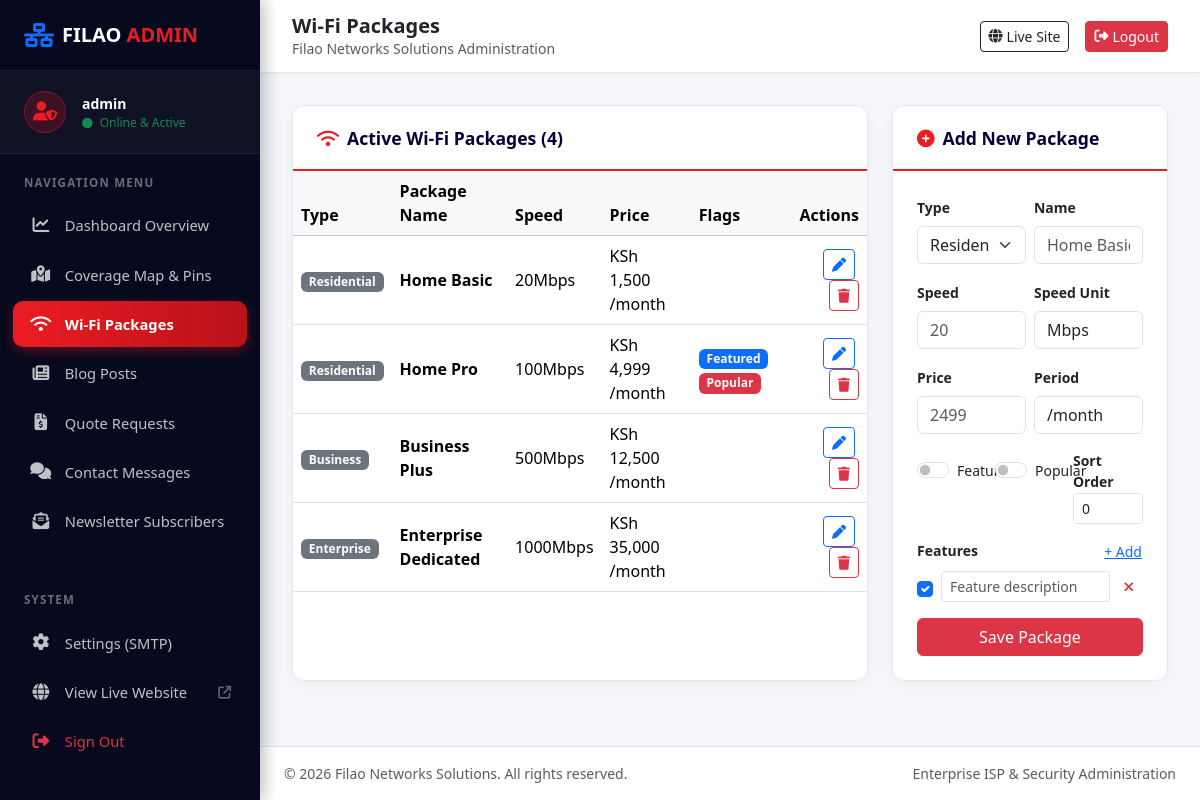
Screenshot of /admin/packages.php (signed in) with the database file from the repository.
### tables this page shows
CREATE TABLE `wifi_packages` (
  `id` int(11) NOT NULL AUTO_INCREMENT,
  `type` varchar(50) NOT NULL,
  `name` varchar(100) NOT NULL,
  `speed` int(11) NOT NULL,
  `speed_unit` varchar(20) DEFAULT 'Mbps',
  `price` decimal(10,2) NOT NULL,
  `period` varchar(50) DEFAULT '/month',
  `features` text DEFAULT NULL,
  `is_featured` tinyint(1) DEFAULT 0,
  `is_popular` tinyint(1) DEFAULT 0,
  `sort_order` int(11) DEFAULT 0,
  `created_at` timestamp NOT NULL DEFAULT current_timestamp(),
  `updated_at` timestamp NOT NULL DEFAULT current_timestamp() ON UPDATE current_timestamp(),
  PRIMARY KEY (`id`)
);

### admin/packages.php (the view, shortened to what this page needs)
<?php
require_once __DIR__ . '/includes/header.php';
$packages = $pdo->query("SELECT * FROM wifi_packages ORDER BY sort_order ASC, id DESC")->fetchAll();
?>
<div class="row g-4 mb-4">
    <div class="col-12 col-xl-8">
        <div class="card-modern h-100 mb-0">
            <div class="card-modern-header d-flex justify-content-between align-items-center">
                <div>
                    <span><i class="fa-solid fa-wifi me-2" style="color:var(--clr-red);"></i>Active Wi-Fi Packages (<?= count($packages) ?>)</span>
                </div>
            </div>
            <div class="p-0 table-responsive">
                <table class="table table-hover align-middle mb-0 custom-table">
                    <thead class="table-light">
                        <tr>
                            <th>Type</th>
                            <th>Package Name</th>
                            <th>Speed</th>
                            <th>Price</th>
                            <th>Flags</th>
                            <th class="text-end">Actions</th>
                        </tr>
                    </thead>
                    <tbody>
                        <?php foreach ($packages as $pkg): ?>
                            <tr>
                                <td><span class="badge bg-secondary"><?= htmlspecialchars($pkg['type']) ?></span></td>
                                <td class="fw-bold"><?= htmlspecialchars($pkg['name']) ?></td>
                                <td><?= htmlspecialchars($pkg['speed'] . $pkg['speed_unit']) ?></td>
                                <td>KSh <?= number_format($pkg['price']) ?> <?= htmlspecialchars($pkg['period']) ?></td>
                                <td>
                                    <?php if($pkg['is_featured']): ?><span class="badge bg-primary">Featured</span><?php endif; ?>
                                    <?php if($pkg['is_popular']): ?><span class="badge bg-danger">Popular</span><?php endif; ?>
                                </td>
                                <td class="text-end">
                                    <button class="btn btn-sm btn-outline-primary me-1" onclick='editPackage(<?= json_encode($pkg) ?>)' title="Edit"><i class="fa-solid fa-pen"></i></button>
                                    <form method="POST" action="packages.php" style="display:inline-block;" onsubmit="return confirm('Are you sure you want to delete this package?');">
                                        <button type="submit" class="btn btn-sm btn-outline-danger" title="Delete"><i class="fa-solid fa-trash"></i></button>
                                    </form>
                                </td>
                            </tr>
                        <?php endforeach; ?>
                    </tbody>
                </table>
            </div>
        </div>
    </div>
    <div class="col-12 col-xl-4">
        <div class="card-modern h-100 mb-0">
            <div class="card-modern-header">
                <span id="form-title"><i class="fa-solid fa-plus-circle me-2" style="color:var(--clr-red);"></i>Add New Package</span>
            </div>
            <div class="p-4">
                <form method="POST" action="packages.php" id="packageForm">
                    <div class="row g-2 mb-3">
                        <div class="col-6">
                            <label class="form-label fw-bold small">Type</label>
                            <select name="type" id="pkg_type" class="form-select" required>
                                <option value="Residential">Residential</option>
                            </select>
                        </div>
                        <div class="col-6">
                            <label class="form-label fw-bold small">Name</label>
                            <input type="text" name="name" id="pkg_name" class="form-control" placeholder="Home Basic" required>
                        </div>
                    </div>
                    <div class="row g-2 mb-3">
                        <div class="col-6">
                            <label class="form-label fw-bold small">Speed</label>
                            <input type="number" name="speed" id="pkg_speed" class="form-control" placeholder="20" required>
                        </div>
                        <div class="col-6">
                            <label class="form-label fw-bold small">Speed Unit</label>
                            <input type="text" name="speed_unit" id="pkg_speed_unit" class="form-control" value="Mbps">
                        </div>
                    </div>
                    <div class="row g-2 mb-3">
                        <div class="col-6">
                            <label class="form-label fw-bold small">Price</label>
                            <input type="number" step="0.01" name="price" id="pkg_price" class="form-control" placeholder="2499" required>
                        </div>
                        <div class="col-6">
                            <label class="form-label fw-bold small">Period</label>
                            <input type="text" name="period" id="pkg_period" class="form-control" value="/month">
                        </div>
                    </div>
                    <div class="row g-2 mb-3">
                        <div class="col-4">
                            <div class="form-check form-switch mt-2">
                                <input class="form-check-input" type="checkbox" name="is_featured" id="pkg_is_featured" value="1">
                                <label class="form-check-label small" for="pkg_is_featured">Featured</label>
                            </div>
                        </div>
                        <div class="col-4">
                            <div class="form-check form-switch mt-2">
                                <input class="form-check-input" type="checkbox" name="is_popular" id="pkg_is_popular" value="1">
                                <label class="form-check-label small" for="pkg_is_popular">Popular</label>
                            </div>
                        </div>
                        <div class="col-4">
                            <label class="form-label fw-bold small mb-0">Sort Order</label>
                            <input type="number" name="sort_order" id="pkg_sort_order" class="form-control form-control-sm" value="0">
                        </div>
                    </div>
                    <div class="mb-3">
                        <label class="form-label fw-bold small d-flex justify-content-between">
                            Features
                            <button type="button" class="btn btn-sm btn-link p-0" onclick="addFeatureRow()">+ Add</button>
                        </label>
                        <div id="features-container">
                            <div class="d-flex align-items-center mb-1 feature-row">
                                <input class="form-check-input me-2" type="checkbox" name="feature_included[0]" value="1" checked>
                                <input type="text" name="feature_texts[0]" class="form-control form-control-sm" placeholder="Feature description">
                                <button type="button" class="btn btn-sm text-danger ms-1" onclick="this.parentElement.remove()"><i class="fa-solid fa-times"></i></button>
                            </div>
                        </div>
                    </div>
                    <div class="d-flex gap-2">
                        <button type="submit" class="btn btn-danger w-100" id="submitBtn">Save Package</button>
                    </div>
                </form>
            </div>
        </div>
    </div>
</div>
<?php require_once __DIR__ . '/includes/footer.php'; ?>

### admin/includes/header.php (style rules this page uses)
:root { --clr-dark: #090238; --clr-sidebar: #07091e; --clr-main-bg: #f4f6f9; --clr-red: #ec1c24; --clr-red-hover: #c4141b; --clr-border: rgba(255, 255, 255, 0.08); --sidebar-width: 260px; }
body { background-color: var(--clr-main-bg); font-family: 'Segoe UI', Tahoma, Geneva, Verdana, sans-serif; margin: 0; padding: 0; overflow-x: hidden; color: #212529; }
.card-modern { background: #fff; border: 1px solid #e2e8f0; border-radius: 12px; box-shadow: 0 4px 12px rgba(0, 0, 0, 0.03); margin-bottom: 1.75rem; overflow: hidden; }
.card-modern-header { background: #fff; padding: 1.15rem 1.5rem; border-bottom: 2px solid var(--clr-red); font-weight: 700; font-size: 1.1rem; color: var(--clr-dark); display: flex; align-items: center; justify-content: space-between; }

### rows the page displays
wifi_packages: type "Residential", name "Home Basic", speed+speed_unit "20Mbps", price "1,500", period "/month"
wifi_packages: type "Residential", name "Home Pro", speed+speed_unit "100Mbps", price "4,999", period "/month", is_featured "Featured", is_popular "Popular"
wifi_packages: type "Business", name "Business Plus", speed+speed_unit "500Mbps", price "12,500", period "/month"
wifi_packages: type "Enterprise", name "Enterprise Dedicated", speed+speed_unit "1000Mbps", price "35,000", period "/month"

### other values shown
$_SESSION['admin_username'] "admin"
$page_title "Wi-Fi Packages"
count($packages) "4"
